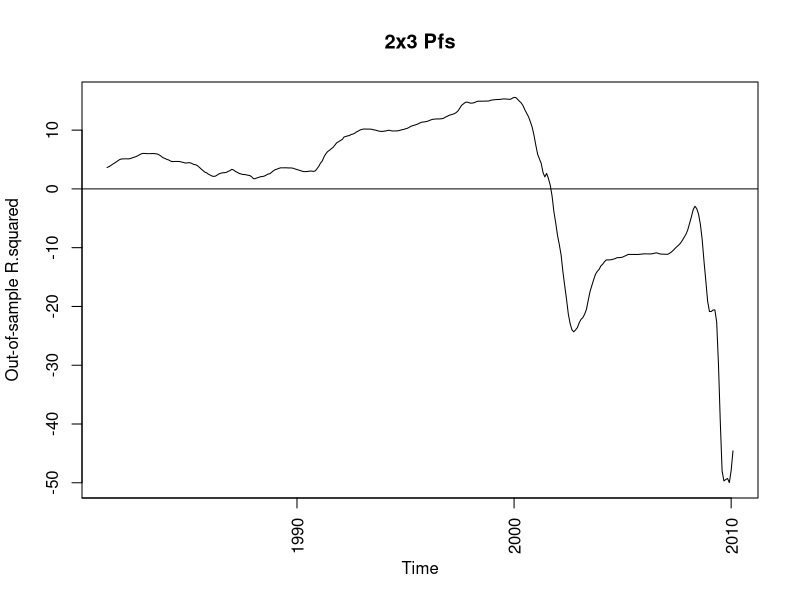

Here is the R script that generated this plot:
  #Copyright Jesper Dam
  #Supported by Pruitt, Kelly's Market Return paper
  
  #Section one, Investigate US returns on American Factors
  #Load Y's Market return 1975-2015
  library(sandwich)
  library(lmtest)
  library(xtable)
  
  setwd("C:/Users/jesper/OneDrive/Master Thesis/Data testing/rstuff/2x3")
  Factmont<- read.table("F-F_Research_Data_Factors.txt",
                        skip=586,
                        nrow=492,
                        na.strings=c(-99.99,99.99),
                        header=FALSE)
  
  #Construct market returns Exceed-Rf, divide by 100 and use logreturns: log(1+ret)
  Mktrt <- log((Factmont[,2]+Factmont[,5])*0.01+1)
  
  #Generate 12cumsumreturns
  CSRets <- rep(1,(nrow(Factmont)-11))
  for (i in 1:(nrow(Factmont)-11))
  {
    CSRets[i] <- sum(Mktrt[i:(11+i)])
  }
  y <- CSRets[1:(length(CSRets)-1)]
  
  #Load X's 2x3 size/BM 1975-2015
  Firms <- read.table("6_Portfolios_2x3.txt",
                      skip=2947,
                      nrows=498,
                      na.strings=c(-99.99,99.99,0),
                      header=FALSE)
  
  Avgme<- read.table("6_Portfolios_2x3.txt",
                        skip=4028,
                        nrows = 498,
                        na.strings=c(-99.99,99.99,0),
                        header=FALSE)
  
  Sumbe <- read.table("6_Portfolios_2x3.txt",
                  skip=4772,
                  nrows = 41,
                  na.strings=c(-99.99,99.99,0),
                  header=FALSE)
  Sumbe[Sumbe==0] <-NA
  Sumbe <- Sumbe[,2:ncol(Sumbe)]
  
  Summe <-  cbind(Firms[,2:ncol(Firms)]*Avgme[,2:ncol(Avgme)])
  Summe[Summe==0] <-NA
  
  
  #Construct monthly panel of log(Be/ME)
  bm <- matrix(1,nrow=((nrow(Sumbe)-1)*12),ncol=ncol(Summe))
  
  for(i in 1:(nrow(Sumbe)-1))
  {
    for (j in 1:12)
    {
    bm[(i*12-12+j),] <- as.numeric(Sumbe[i,1:ncol(Sumbe)])/as.numeric(Summe[(i*12-12+j),])
    }
  }
  bm<- bm[1:length(y),]
  x <- log(bm)
  
  
  #Remove obs with too many NA's
  x <- x[ , colSums(is.na(x))/nrow(x) < 0.2]
 
  xstd <- matrix(0,nrow=nrow(x),ncol=ncol(x))
  for (i in 1:ncol(x))
  {
    xstd[,i] <- x[,i]/sd(x[,i],na.rm=T)
  }
  
  
  #first stage
  phi1 <- 0
  
  for (i in 1:ncol(xstd))
  {
    model <- summary(lm(xstd[1:(length(y)-1),i]~y[2:length(y)]))
    phi1[i] <- model$coefficients[2,1]
  }
  
  #second stage
  f1<-0
  
  for (i in 1:length(y))
  {
    model <- summary(lm(as.numeric(xstd[i,])~phi1))
    f1[i] <- model$coefficients[2,1]
  }
  
  #final stage 1m
  fit3 <- lm(y[2:length(y)]~f1[1:(length(y)-1)])
  beta <- coef(fit3)[2]
  res <- c(NA,resid(fit3))
  
  #KP
  tkp <- rep(1,12)
  
  for (i in 1:12)
  {
    tmp <- 0
    tct<-0
    fct<- NULL
    for (j in seq(i,length(y),by=12))
    {
      tmp1 <- res[j]^2*t(f1[j]-mean(f1))%*%(f1[j]-mean(f1))
      if (is.na(tmp1)) {
        tmp=tmp+0 
        tct=tct+0
        fct=fct
      }
      else {
        tmp=tmp+tmp1
        tct=tct+1
        fct= c(fct,f1[j])}
    } 
    tmp=tmp/tct
    avarbeta = ( tmp/(solve(tct)%*%t(fct)%*%(diag(tct)-(1/tct)*rep(1,tct))%*%fct)) / 
      (solve(tct)%*%t(fct)%*%(diag(tct)-(1/tct)*rep(1,tct))%*%fct)
    tkp[i] <- beta/sqrt(diag(avarbeta)/tct)
  }
  tstatkp <- median(tkp)
  pkp <- pt(-abs(tstatkp),summary(fit3)$df[2])*2
  
  
  #newey west
  fit4 <- lm(y[2:(length(y)-11)]~f1[1:(length(y)-12)])
  nyw <- coeftest(fit4, vcov.=NeweyWest(fit4, prewhite=F,lag=11))
  nywtstat <- nyw[2:dim(nyw)[1],3]
  pnyw <- pt(-abs(nywtstat),summary(fit3)$df[2])*2
  
  results <- cbind(100*summary(fit3)$r.squared,pkp,pnyw)
  xtable(results,digits=3)
  
  #Recursive OOS
  prf <- rep(NA,length(y))
  prfm <- rep(NA,length(y))
  
  for (i in 60:(length(y)-1)) {
    tempr <- rep(NA,length(y))
    xoos <- matrix(NA,nrow=nrow(x),ncol=ncol(x))
    for (j in 1:ncol(xoos))
    {
      xoos[1:i,j] = x[1:i,j]
    }
    tempr[1:(i-11)] <- y[1:(i-11)]
    xoos <- xoos[ ,colSums(!is.na(xoos))>0.8*i]
    
    #stdize
    xoos_sd <- apply(xoos, 2, function(col) sd(col, na.rm=TRUE))
    xoos <- t(apply(xoos, 1, function(row) row/xoos_sd))
    
    if (sum(!is.na(tempr))>60+1) {
      
      phi1 <- rep(NA,ncol(xoos))
      for (j in 1:ncol(xoos))
      {
        phi1[j] <- coef(lm(xoos[1:i,j]~tempr[2:(i+1)]))[2]
      }
      
      #Cholesky decomp, for normalization?
      phi1<-phi1/chol(cov(phi1,phi1)*((length(phi1)-1)/(length(phi1))))
      
      #second stage
      f1<- rep(NA,nrow(xoos))
      
      for (j in 1:nrow(xoos))
      {
        if (sum(!is.na(xoos[j,]))>5)
        {
          f1[j] <- coef(lm(as.numeric(xoos[j,])~phi1))[2]
        }
      }
      
      #final stage 1m
      coefs <- coef(lm(tempr[2:(nrow(xoos))]~f1[1:(nrow(xoos)-1)]))
      
      #prediktor
      prf[i+1] <- coefs[1]+coefs[2]*f1[i]
      prfm[i+1] <- mean(tempr,na.rm=T)
      print(i)
    }
  }
  
  #OOSR2
  frame <- na.omit(cbind(y,prf,prfm,Factmont[1:length(y),1]))
  oosr2<- rep(NA,(nrow(frame)-60))
  encnew <- rep(NA,(nrow(frame)-60))
  for (i in 1:(nrow(frame)-60))
  {
    oosr2[i] = 1- sum( (frame[i:nrow(frame),1]-frame[i:nrow(frame),2])^2)/
      sum( ( frame[i:nrow(frame),1]-frame[i:nrow(frame),3])^2)
    fe1 <- frame[i:nrow(frame),1]-frame[i:nrow(frame),3]
    fe2 <- frame[i:nrow(frame),1]-frame[i:nrow(frame),2]
    encnew[i] <- sum(!is.na(fe1+fe2))*(sum(fe1^2-fe1*fe2))/sum(fe2^2)
  }
  oosr2<-oosr2*100
  fin <- frame[length(oosr2),4]
  fin<-as.numeric(paste(format(fin/1000000,digits=4)))*10000+
    ((as.numeric(paste(format(fin/1000000,digits=6)))*10000-
        as.numeric(paste(format(fin/1000000,digits=4)))*10000)*100+1)/12
  
  plot(y=oosr2,x=seq(fin-(length(oosr2)*1/12)+1/12,to=fin,by=1/12),type="l",
       ylab="Out-of-sample R.squared", xlab="Time",main="2x3 Pfs",xaxt="n")
  abline(0,0)
  axis(1,xaxp=c(1940,2010,7),las=2)
  pencnew <- pt(-abs(encnew),(length(oosr2)-1))*2
  write.table(cbind(frame,c(oosr2,rep(NA,60)),c(pencnew,rep(NA,60))),"frame2x3IS_1y_40y.txt",
              row.names=F,col.names=c("Ret","Predict","HistMean","Year","OOSR2","pENCNEW"))
